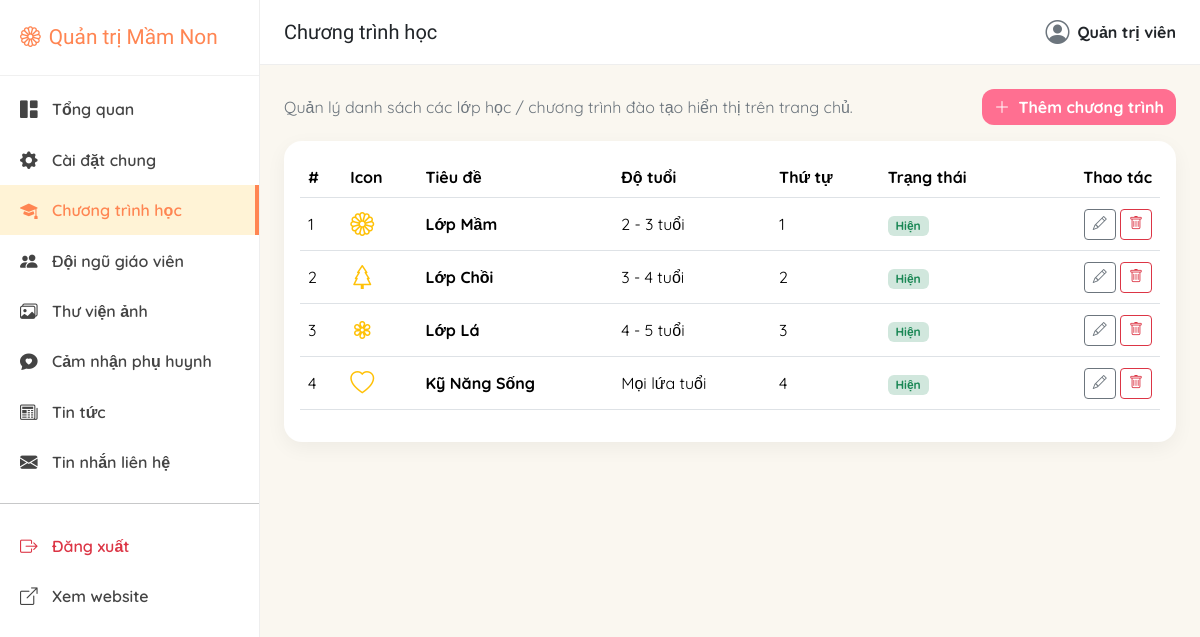
The page /admin/programs.php (signed in) on the database its author committed.
### tables this page shows
CREATE TABLE programs (
    id INT PRIMARY KEY AUTO_INCREMENT,
    title VARCHAR(150) NOT NULL,
    description TEXT,
    icon VARCHAR(50) DEFAULT 'bi-stars',
    age_range VARCHAR(50),
    display_order INT DEFAULT 0,
    status TINYINT(1) DEFAULT 1,
    created_at TIMESTAMP DEFAULT CURRENT_TIMESTAMP
);

### includes/functions.php (called while the page is built, shortened)
<?php
function e(?string $value): string
{
    return htmlspecialchars($value ?? '', ENT_QUOTES, 'UTF-8');
}

### admin/programs.php (the view, shortened to what this page needs)
<?php
require_once __DIR__ . '/../includes/functions.php';
$items = $pdo->query("SELECT * FROM programs ORDER BY display_order ASC, id DESC")->fetchAll();
include __DIR__ . '/includes/admin_header.php';
?>
<div class="d-flex justify-content-between align-items-center mb-3">
    <p class="text-secondary mb-0">Quản lý danh sách các lớp học / chương trình đào tạo hiển thị trên trang chủ.</p>
    <button class="btn btn-primary-playful" data-bs-toggle="modal" data-bs-target="#programModal" onclick="openCreate()">
        <i class="bi bi-plus-lg me-1"></i> Thêm chương trình
    </button>
</div>
<div class="card card-panel p-3">
    <div class="table-responsive">
        <table class="table align-middle">
            <thead><tr><th>#</th><th>Icon</th><th>Tiêu đề</th><th>Độ tuổi</th><th>Thứ tự</th><th>Trạng thái</th><th class="text-end">Thao tác</th></tr></thead>
            <tbody>
            <?php foreach ($items as $i => $item): ?>
                <tr>
                    <td><?= $i + 1 ?></td>
                    <td><i class="bi <?= e($item['icon']) ?> fs-4 text-warning"></i></td>
                    <td class="fw-bold"><?= e($item['title']) ?></td>
                    <td><?= e($item['age_range']) ?></td>
                    <td><?= (int)$item['display_order'] ?></td>
                    <td><?= $item['status'] ? '<span class="badge bg-success-subtle text-success">Hiện</span>' : '<span class="badge bg-secondary-subtle text-secondary">Ẩn</span>' ?></td>
                    <td class="text-end">
                        <button class="btn btn-sm btn-outline-secondary" onclick='openEdit(<?= json_encode($item, JSON_UNESCAPED_UNICODE) ?>)'><i class="bi bi-pencil"></i></button>
                        <form method="POST" class="d-inline" onsubmit="return confirm('Xoá chương trình này?');">
                            <button class="btn btn-sm btn-outline-danger"><i class="bi bi-trash"></i></button>
                        </form>
                    </td>
                </tr>
            <?php endforeach; ?>
            </tbody>
        </table>
    </div>
</div>
<?php include __DIR__ . '/includes/admin_footer.php'; ?>

### admin/includes/admin_header.php (style rules this page uses)
body { font-family: 'Quicksand', sans-serif; background: #FAF7F0; }
.card-panel { border: none; border-radius: 18px; box-shadow: 0 6px 20px rgba(0,0,0,0.05); }
.btn-primary-playful { background: #FF6F91; border: none; border-radius: 12px; font-weight: 700; color: #fff; }
.table thead { background: #FFF8EC; }

### rows shown on the page
programs: title "Lớp Mầm", age_range "2 - 3 tuổi", display_order "1", status "Hiện"
programs: title "Lớp Chồi", age_range "3 - 4 tuổi", display_order "2", status "Hiện"
programs: title "Lớp Lá", age_range "4 - 5 tuổi", display_order "3", status "Hiện"
programs: title "Kỹ Năng Sống", age_range "Mọi lứa tuổi", display_order "4", status "Hiện"

### other values the page prints
$item['label'] "Tổng quan"
$item['label'] "Cài đặt chung"
$item['label'] "Chương trình học"
$item['label'] "Đội ngũ giáo viên"
$item['label'] "Thư viện ảnh"
$item['label'] "Cảm nhận phụ huynh"
$item['label'] "Tin tức"
$item['label'] "Tin nhắn liên hệ"
$pageTitle "Chương trình học"
$_SESSION['admin_name'] "Quản trị viên"
